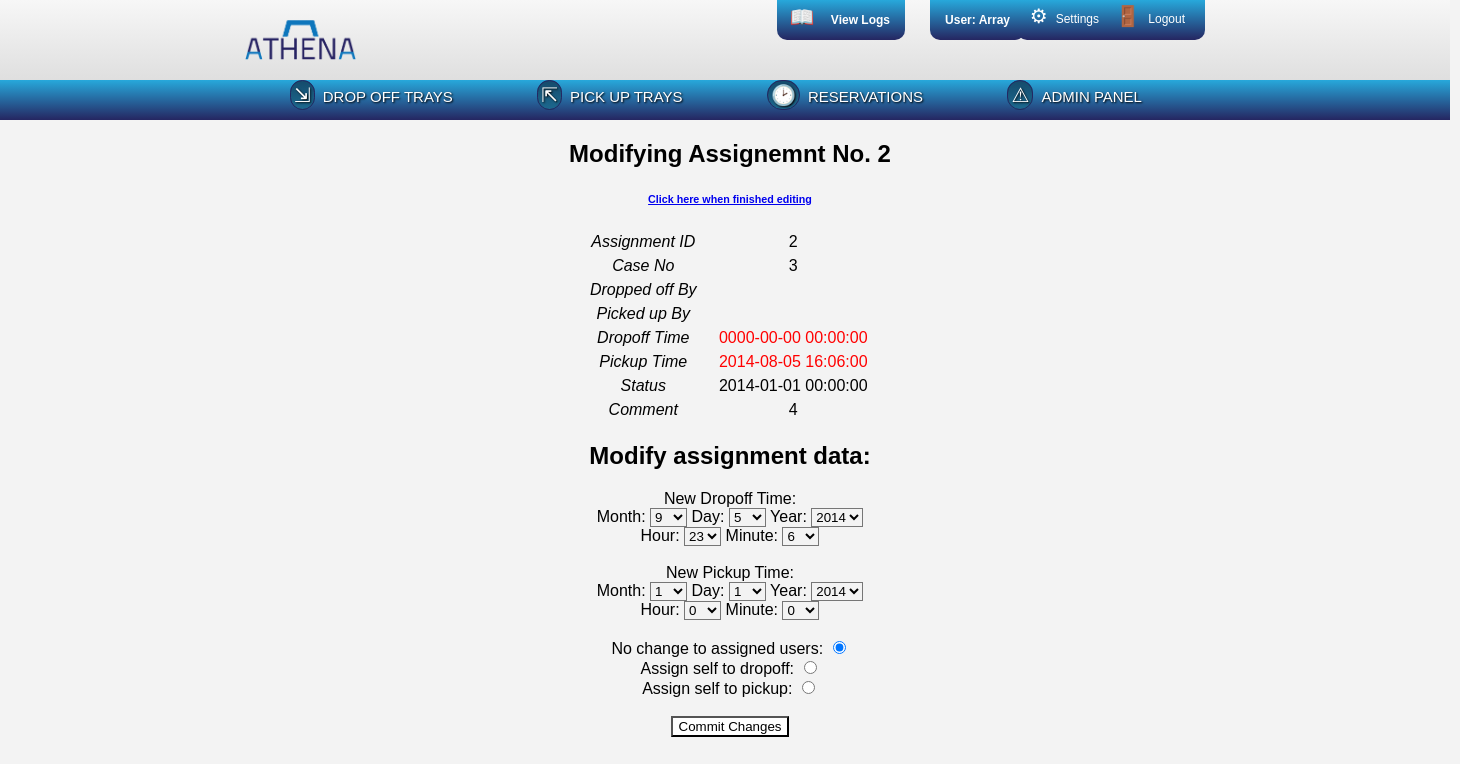
Screenshot of /www/assignments/editAssignmentDetails.php?aid=2 (signed in) with the database file from the repository.
### tables this page shows
create table if not exists assigns 
( asgn_id   int(10)      not null auto_increment,
  case_id   int(10)      not null,
  tray_id   int(10)      not null,
  
  do_usr    int(10)      not null default 0,      
  pu_usr    int(10)      not null default 0,      
  cli_nm    varchar(64)  not null default '',     
  
  do_dttm   datetime     not null,                
  pu_dttm   datetime     not null,                
  status    varchar(25)  not null default '',     
  cmt       varchar(255) not null default '',
  primary key (asgn_id)
);

### www/utils/dbConnector.php (called while the page is built, shortened)
<?php
	class dbConnector implements dbConnectInfo {
		protected static $server = dbConnectInfo::HOST;
		protected static $db = dbConnectInfo::DBNAME;
		protected static $user = dbConnectInfo::USER;
		protected static $pass = dbConnectInfo::PW;
		public function doConnect() {
			$hookup = mysqli_connect(self::$server, self::$user, self::$pass, self::$db);
			return $hookup;
		}
	}
?>

### www/assignments/editAssignmentDetails.php (the view, shortened to what this page needs)
<?php
	require_once $_SERVER['DOCUMENT_ROOT'] . "/athena/www/utils/htmlUtils.php";
	require_once $_SERVER['DOCUMENT_ROOT'] . "/athena/www/utils/dbWorker.php";
	$worker = new dbWorker();
	$currentTrayId = $_SESSION['currentTrayId'];
	if(isset($_GET['su'])) {
	} else {
		$backLink = "<h6><a href='/athena/www/viewTrayDetail.php?tid=$currentTrayId'>Click here when finished editing</a></h6>";
	}
	if(isset($_GET['aid'])) {
		$currentAsgnId = $_GET['aid'];
	}
	$sql = "SELECT * FROM assigns WHERE asgn_id='$currentAsgnId'";
		if($result = $worker->query($sql)) {
			echo "<h2>Modifying Assignemnt No. $currentAsgnId</h2>";
			echo $backLink;
			$asgn = "<table>";
			while ($row = mysqli_fetch_assoc($result)) {
				extract($row);
				$doDTTM = $worker->checkTime($do_dttm);
				$puDTTM = $worker->checkTime($pu_dttm);
				$dropoffUser = $worker->findUser($do_usr, "uname");
				$pickupUser = $worker->findUser($pu_usr, "uname");
				$asgn .=
							"<tr><td><em>Assignment ID</em></td><td>$asgn_id</td></tr>" .
							"<tr><td><em>Case No</em></td><td>$case_id</td></tr>" .
							"<tr><td><em>Dropped off By</em></td><td>$dropoffUser</td></tr>" .
							"<tr><td><em>Picked up By</em></td><td>$pickupUser</td></tr>" .
							"<tr><td><em>Dropoff Time</em></td><td>$doDTTM</td>" .
							"<tr><td><em>Pickup Time</em></td><td>$puDTTM</td></tr>" .
							"<tr><td><em>Status</em></td><td>$status</td></tr>" .
							"<tr><td><em>Comment</em></td><td>$cmt</td></tr>" .
							"</table>";
			}
			$asgn .= "</table>";
			echo "<p>$asgn</p>";
			$dateTime = $worker->makeDateTimeSelect();
			$dateTime2 = $worker->makeDateTimeSelect(true);
		$asgnForm = "<form action='editAssignmentDetails.php?aid=$currentAsgnId' method='post'>" .
		"New Dropoff Time: $dateTime <br/>" .
		"New Pickup Time: $dateTime2 <br/>" .
		"No change to assigned users: <input type='radio' name='newAssign' value='no' checked='1' /> <br/>" .
		"Assign self to dropoff: <input type='radio' name='newAssign' value='do' /> <br/>" .
		"Assign self to pickup: <input type='radio' name='newAssign' value='pu' /> <br/><br/>" .
		"<input type='submit' value='Commit Changes' />  </form>";
		echo "<h2>Modify assignment data: </h2>";
		echo "<p>$asgnForm</p>";
	}
?>

### www/utils/dbWorker.php (shortened to what this page needs)
<?php
	require_once("dbConnector.php");
	class dbWorker extends dbConnector {
		private $connection;
		public function __construct() {
			$this->connection = $this->doConnect();
		}
		public function query($sql) {
			return mysqli_query($this->connection, $sql);
		}
		public function makeDateTimeSelect($salt = "") {
			$yearSelect = "<select id='dateTime' name='newYear$salt'>";
			for($y = 14; $y <= 31; $y++) {
				$yearSelect .= "<option id='y$y" . $salt . "' value='20$y'>20$y</option>";
			}
			$yearSelect .= "</select>";
			$monthSelect = "<select name='newMonth$salt'>";
			for($mo = 1; $mo <=12; $mo++) {
				$monthSelect .= "<option id='mo$mo" . $salt . "' value='$mo'>$mo</option>";
			}
			$monthSelect .= "</select>";
			$daySelect = "<select name='newDay$salt'>";
			for($day = 1; $day <=31; $day++) {
				$daySelect .="<option id='d$day". $salt . "' value='$day'>$day</option>";
			}
			$daySelect .= "</select>";
			$hourSelect = "<select name='newHour$salt'>";
			for($h = 0; $h <=23; $h++) {
				$hourSelect .= "<option id='h$h". $salt ."' value='$h'>$h</option>";
			}
			$hourSelect .= "</select>";
			$minSelect = "<select name='newMin$salt'>";
			for($m = 0; $m <= 59; $m++) {
				$minSelect .= "<option id='m$m". $salt ."' value='$m'>$m</option>";
			}
			$minSelect .= "</select>";
			$form = "<br/>Month: $monthSelect Day: $daySelect Year: $yearSelect <br/>" .
			"Hour: $hourSelect Minute: $minSelect <br/>";
			return $form;
		}
		public function checkTime($timeStamp) {
			$date = strtotime($timeStamp);
			$oneDayFromNow = time() + 86400;
			if(time() > strtotime($timeStamp)) return "<span class='error'>$timeStamp</span>";
			else if($date <= $oneDayFromNow && time() < $date) return "<span class='warning'>$timeStamp</span>";
			else return $timeStamp;
		}
	}
?>

### www/styles.css (style rules this page uses)
* { background: none repeat scroll 0% 0% transparent; }
body { font-family: helvetica, sans-serif; margin: 0; background: #f3f3f3; overflow-x:hidden; }
input, textarea { background: white; }
.main table, .main th, .main td { margin-top: 10px; margin-bottom: 10px; padding: 3px; max-width: 400px; word-wrap: break-word; border-collapse: collapse; }
.error { color: red; }
.main table { width: 300px; margin-left: auto; margin-right: auto; }

### rows the page displays
assigns: asgn_id "2", case "3", do_dttm "0000-00-00 00:00:00 2014-08-05 16:06:00", status "2014-01-01 00:00:00", cmt "4"

### other values shown
$userStr "Array"
$currentAsgnId "2"
form field newMonth "9"
form field newDay "5"
form field newHour "23"
form field newMin "6"
form field value "1"
form field value "0"
